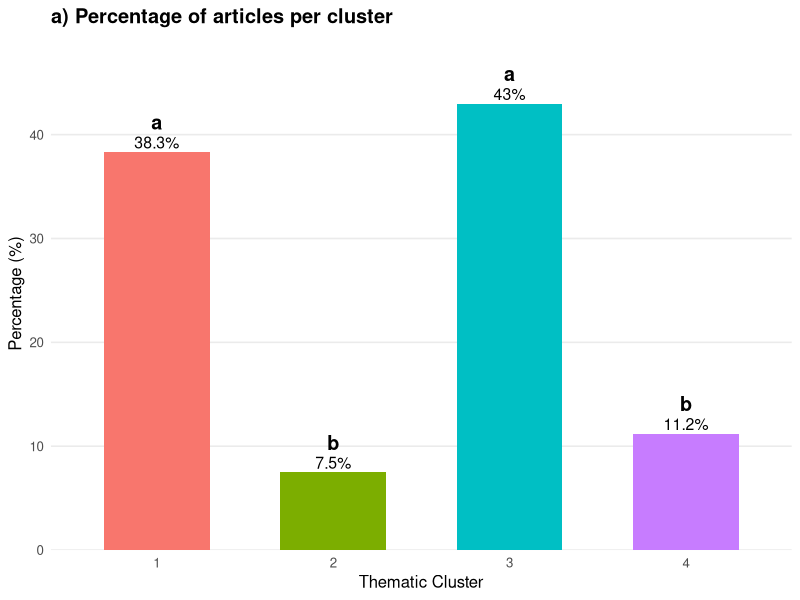
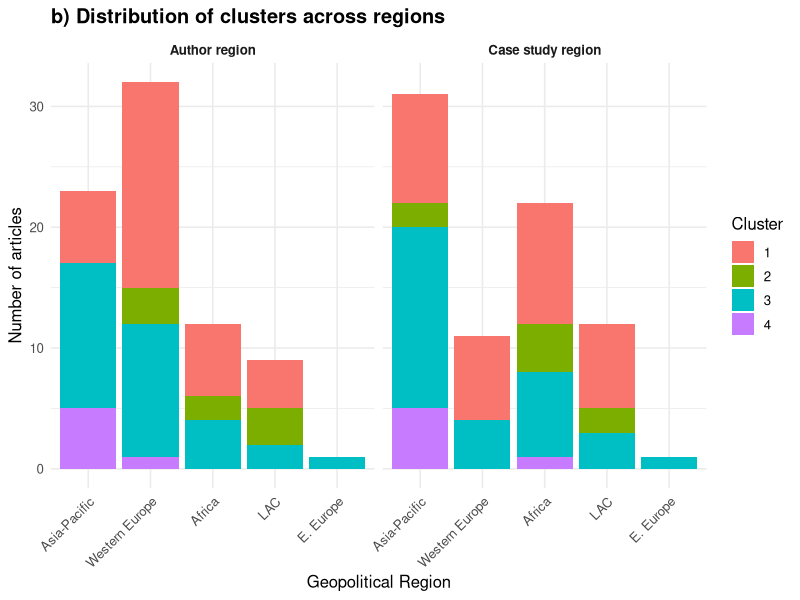

These figures' R source, in order:
# ==============================================================================
# Figure 4: Cluster Proportions and Geopolitical Distribution
# ==============================================================================

library(dplyr)
library(tidyr)
library(ggplot2)
library(rstatix)
library(patchwork)

# 1. Load processed dataset using relative path from repository data folder
datos <- read.csv("data/data_processed_clusters.csv", encoding = "UTF-8")

# Ensure factor levels for cluster ordering
datos$cluster <- factor(datos$cluster, levels = c("1", "2", "3", "4"))

# Define cluster color palette
cluster_colors <- c(
  "1" = "#F8766D",
  "2" = "#7CAE00",
  "3" = "#00BFC4",
  "4" = "#C77CFF"
) 

# 2. Recode Geopolitical Variables
datos <- datos %>%
  mutate(
    # Author's geopolitical region
    Geopol_c_a = case_when(
      Geopol_c_a == "Western European and other States" ~ "Western Europe",
      Geopol_c_a == "Asia-Pacific States"              ~ "Asia-Pacific",
      Geopol_c_a == "African States"                   ~ "Africa",
      Geopol_c_a == "Latin American and Caribbean States" ~ "LAC",
      Geopol_c_a == "Eastern European States"          ~ "E. Europe",
      TRUE ~ as.character(Geopol_c_a)
    ),
    
    # Case study region
    C_study_geo = case_when(
      grepl("/", C_study_geo)                          ~ "Mixed",
      tolower(C_study_geo) == "global"                 ~ "Global",
      C_study_geo == "Western European and other States" ~ "Western Europe",
      C_study_geo == "Asia-Pacific States"              ~ "Asia-Pacific",
      C_study_geo == "African States"                   ~ "Africa",
      C_study_geo == "Latin American and Caribbean States" ~ "LAC",
      C_study_geo == "Eastern European States"          ~ "E. Europe",
      TRUE ~ as.character(C_study_geo)
    )
  ) 

# 3.Figure 4a. Percentage of Articles per Cluster

panel_a_data <- datos %>%
  count(cluster) %>%
  mutate(
    percentage = n / sum(n) * 100,
    label = paste0(round(percentage, 1), "%"),
    # Statistical significance grouping letters
    letra = case_when(
      cluster %in% c(1, 3) ~ "a",
      cluster %in% c(2, 4) ~ "b"
    ),
    cluster = factor(cluster, levels = c(1, 2, 3, 4))
  )

fig_4a <- ggplot(panel_a_data, aes(x = cluster, y = percentage, fill = cluster)) +
  geom_bar(stat = "identity", width = 0.6) +
  geom_text(aes(label = label), vjust = -0.3, size = 4) +
  geom_text(aes(label = letra), vjust = -1.5, size = 5, fontface = "bold") +
  scale_fill_manual(values = cluster_colors) +
  scale_y_continuous(expand = expansion(mult = c(0, 0.15))) +
  labs(
    title = "a) Percentage of articles per cluster",
    x = "Thematic Cluster",
    y = "Percentage (%)"
  ) +
  theme_minimal(base_size = 12) +
  theme(
    legend.position = "none",
    panel.grid.major.x = element_blank(),
    panel.grid.minor = element_blank(),
    plot.title = element_text(face = "bold")
  )

print(fig_4a)

#Statistical test for Cluster Proportions (Pairwise Proportion Test)
cat("\n--- PAIRWISE PROPORTION TEST BETWEEN CLUSTERS ---\n")
prop_test_res <- pairwise.prop.test(
  x = table(datos$cluster),
  n = rep(sum(table(datos$cluster)), 4),
  p.adjust.method = "bonferroni"
)
print(prop_test_res)


#4. Figure 4b.Distribution of Clusters by Region
# Filter out non-territorialized categories ("Global" and "Mixed")
datos_filtrados <- datos %>%
  filter(!C_study_geo %in% c("Global", "Mixed"))

# Author region counts
df_author <- datos_filtrados %>%
  group_by(Type = "Author region", Region = Geopol_c_a, cluster) %>%
  summarise(n = n(), .groups = "drop")

# Case study region counts
df_case <- datos_filtrados %>%
  group_by(Type = "Case study region", Region = C_study_geo, cluster) %>%
  summarise(n = n(), .groups = "drop")

# Combine datasets
df_plot <- bind_rows(df_author, df_case)

# Set factor levels for structured visualization
orden_regiones <- c("Asia-Pacific", "Western Europe", "Africa", "LAC", "E. Europe")

df_plot <- df_plot %>%
  mutate(
    Region = factor(Region, levels = orden_regiones),
    cluster = factor(cluster, levels = c(1, 2, 3, 4))
  )

fig_4b <- ggplot(df_plot, aes(x = Region, y = n, fill = cluster)) +
  geom_bar(stat = "identity") +
  scale_fill_manual(values = cluster_colors) +
  facet_wrap(~ Type) +
  labs(
    title = "b) Distribution of clusters across regions",
    x = "Geopolitical Region",
    y = "Number of articles",
    fill = "Cluster"
  ) +
  theme_minimal(base_size = 12) +
  theme(
    axis.text.x = element_text(angle = 45, hjust = 1),
    plot.title = element_text(face = "bold"),
    strip.text = element_text(face = "bold")
  )

print(fig_4b) 


#5. Statistical Association Tests (Chi-Square & Cramér's V)
# Filtered dataset preparation
datos_limpios <- datos %>% 
  filter(!C_study_geo %in% c("Global", "Mixed")) %>% 
  mutate(
    Geopol_c_a = droplevels(factor(Geopol_c_a)),
    C_study_geo = droplevels(factor(C_study_geo))
  )

# --- AUTHOR REGION ANALYSIS ---
cat("\n=========================================\n")
cat("          AUTHOR REGION CONTEXT          \n")
cat("=========================================\n")

tabla_author <- table(datos_limpios$Geopol_c_a, datos_limpios$cluster)

cat("\nPercentages by Region (Author):\n")
print(round(prop.table(tabla_author, margin = 1) * 100, 1))

set.seed(123)
chi_author <- chisq.test(tabla_author, simulate.p.value = TRUE, B = 10000)
print(chi_author)

cat("\nStandardized Residuals (Author):\n")
print(round(chi_author$residuals, 2))

cat("\nCramér's V (Author):\n")
print(cramer_v(tabla_author))


# --- CASE STUDY REGION ANALYSIS ---
cat("\n=========================================\n")
cat("        CASE STUDY REGION CONTEXT        \n")
cat("=========================================\n")

tabla_case <- table(datos_limpios$C_study_geo, datos_limpios$cluster)

cat("\nPercentages by Region (Case Study):\n")
print(round(prop.table(tabla_case, margin = 1) * 100, 1))

set.seed(123)
chi_case <- chisq.test(tabla_case, simulate.p.value = TRUE, B = 10000)
print(chi_case)

cat("\nStandardized Residuals (Case Study):\n")
print(round(chi_case$residuals, 2))

cat("\nCramér's V (Case Study):\n")
print(cramer_v(tabla_case))
